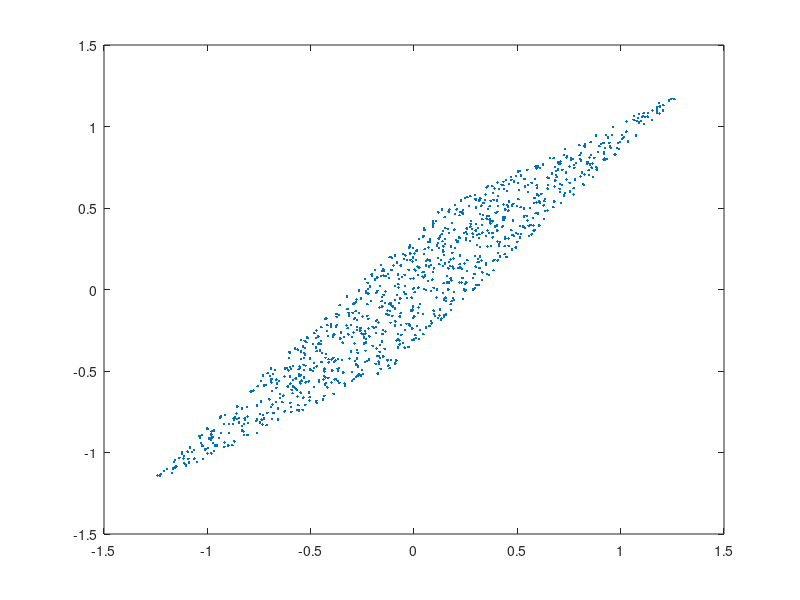

This chart was generated by the following MATLAB code:
function icaSample()

eps = 1e-100;         % Convergence criteria
maxIters = 100;     % Maximum # iterations

a = -0.5;
b = 0.5;
r1 = (b-a).*rand(1000,1) + a;
r2 = (b-a).*rand(1000,1) + a;
x = 2*r1 + r2;
y = r1 + r2;
data = [x,y];
[d n] = size(data.');

% Random initial weights
normRows = @(X) bsxfun(@times,X,1 ./ sqrt(sum(X.^2,2)));
W = normRows(rand(2,d));

% FastICA w/ Gaussian negentropy
k = 0;
err = inf;
while (err > eps) && (k < maxIters)
    % Increment counter
    k = k + 1;
    
    % Update weights
    Wlast = W; % Save last weights
    Sk = permute(Wlast * data.',[1 3 2]);
    G = Sk .* exp(-0.5 * Sk.^2);
    Gp = Sk .* G;
    W = mean(bsxfun(@times,G,permute(data.',[3 1 2])),3) + bsxfun(@times,mean(Gp,3),Wlast);
    W = normRows(W);
    
    % Decorrelate weights
    [U,S,~] = svd(W,'econ');
    W = U * diag(1 ./ diag(S)) * U' * W;
    
    % Update error
    err = max(1 - dot(W,Wlast,2));
    
    % Display progress
    %if dispFlag == true
    %    sprintf('Iteration %i: max(1 - <w%i,w%i>) = %.4g\n',k,k,k - 1,err);
    %end
end

% Transformation matrix
A = W;

% Independent components
Z = A * data.';
figure
plot(Z(1,:), Z(2,:), '.');

end
